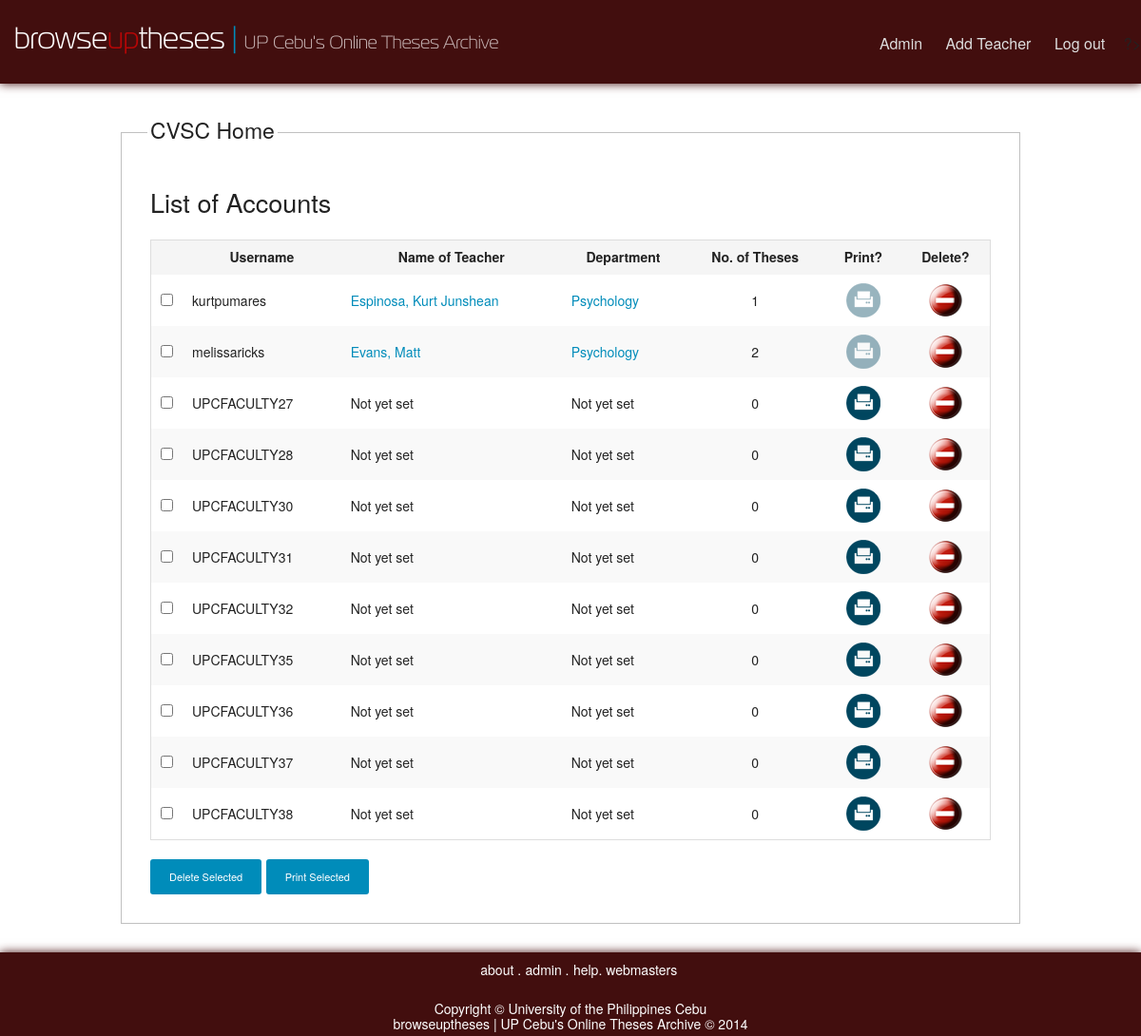
Screenshot of /admin.php (signed in) with the database file from the repository.
### tables this page shows
CREATE TABLE IF NOT EXISTS `faculty` (
  `fac_username` varchar(255) DEFAULT NULL,
  `fac_password` varchar(255) DEFAULT NULL,
  `faculty_id` int(11) NOT NULL AUTO_INCREMENT,
  PRIMARY KEY (`faculty_id`)
);

### admin.php (the view, shortened to what this page needs)
<?php
	$faculty_array = array();
	$faculties = mysql_query("SELECT * FROM faculty");
	while($faculty = mysql_fetch_assoc($faculties)) {
		$faculty_profile = mysql_query("SELECT * FROM faculty_profiles WHERE faculty_id = " . $faculty['faculty_id']);
		if (mysql_num_rows($faculty_profile) == 1) {
			$faculty_profile = mysql_fetch_assoc($faculty_profile);
			$faculty['department_id'] = $faculty_profile['department_id'];
			$dept = mysql_query("SELECT * FROM department WHERE department_id = " . $faculty['department_id']);
			$dept = mysql_fetch_assoc($dept);
			$faculty['department_name'] = $dept['dep_name'];
			$faculty['full_name'] = $faculty_profile['fac_lname'] . ', ' . $faculty_profile['fac_fname'];
			$thesisCount = mysql_query("SELECT COUNT(*) FROM thesis_faculty WHERE faculty_id = " . $faculty['faculty_id']);
			$thesisCount = mysql_fetch_assoc($thesisCount);
			$faculty['thesis_counts'] = $thesisCount['COUNT(*)'];
		}
		array_push($faculty_array, $faculty);
	}
?>
<!DOCTYPE html>
<html lang="en">
	<head>
		<?php include('fronts/meta.php'); ?>
	</head>
	<body>
		<div id="main-wrapper">
			<?php include('fronts/header.php'); ?>
			<div id="wrap">
				<div id="main">
					<div class="row">
						<div class="small-12 columns collapse">
						<fieldset>
							<legend><h4>CVSC Home</h4></legend>
							<h3>List of Accounts</h3>
						    <div id="facultyList" style="margin: 20px auto">
						    	<table style="width: 100%">
						    		<thead>
							    		<tr>
							    			<th></th>
							    			<th>Username</th>
							    			<th>Name of Teacher</th>
							    			<th>Department</th>
							    			<th>No. of Theses</th>
							    			<th>Print?</th>
							    			<th>Delete?</th>
							    		</tr>
						    		</thead>
						    		<tbody>
					    			<?php foreach ($faculty_array as $faculty) : ?>
										<tr>
											<td style="width: 0">
												<input type="checkbox" class="checkbox" form="toDeleteMultiple" name="faculty_id[<?= $faculty['faculty_id']; ?>]" value="<?= $faculty['faculty_id']; ?>"
												onselect="document.getElementById('deleteSelected').disabled = false">
											</td>
											<td><?= $faculty['fac_username']; ?></td>
							    			<td style="text-align: left">
							    				<?php if (isset($faculty['full_name'])) { ?>
							    					<a href="facultyWorks.php?id=<?= $faculty['faculty_id']; ?>"><?= $faculty['full_name']; ?></a>
							    				<?php } else { ?>
							    					<span>Not yet set</span>
							    				<?php } ?>
							    			</td>
							    			<td style="text-align: left">
							    				<?php if (isset($faculty['department_name'])) { ?>
							    					<a href="department.php?id=<?= $faculty['department_id']; ?>"><?= $faculty['department_name']; ?></a>
							    				<?php } else { ?>
							    					<span>Not yet set</span>
							    				<?php } ?>
							    			</td>
							    			<td style="text-align: center"><?= (isset($faculty['thesis_counts'])) ? $faculty['thesis_counts'] : 0; ?></td>
							    			<td style="text-align: center">
							    				<a href="#" title="Print out this account" <?= (!isset($faculty['full_name'])) ? 'data-reveal-id="print_' . $faculty['faculty_id'] . '" data-reveal' : 'style="opacity: .4"'; ?>>
							    					<img id="print" src="images/print-tiny.png" alt="Edit" style="height: 50%" >
							    				</a>
							    			</td>
											<td style="text-align: center">
							    				<a href="#" title="Remove this account" data-reveal-id="myModal_<?=$faculty['faculty_id']?>" data-reveal>
							    					<img id="delete" src="images/delete-tiny.png" alt="Edit" style="height: 50%">
							    				</a>
							    			</td>
							    		</tr>
									<?php endforeach; ?>
						    		</tbody>
						    	</table>
						    </div>
						    <a href="#" class="button tiny radius" data-reveal-id="deleteSelectedModal" data-reveal>Delete Selected</a>
							<a href="#" class="button tiny radius" data-reveal-id="printSelectedModal" data-reveal>Print Selected</a>
						</fieldset>
						</div>
					</div>
				</div>
			</div>
		</div>
		<?php include('fronts/footer.php'); ?>
	</body>
</html>

### fronts/meta.php (shortened to what this page needs)
<link rel="stylesheet" type="text/css" href="css/foundation.min.css">
<link rel="stylesheet" type="text/css" href="css/normalize.css">
<link rel="stylesheet" type="text/css" href="css/bootstrap-responsive.css">
<link rel="stylesheet" type="text/css" href="css/fonts.css">
<link rel="stylesheet" type="text/css" href="css/styles.css">

### fronts/header.php (shortened to what this page needs)
<header id="top">
	<div class="row">
		<div class="small-7 columns collapse">
			<h1 id="brand" style="font-family: 'Magistral C'">
				<a href="home.php">
					<span style="color: #fff">browse</span><span style="color: #B80606">up</span><span style="color: #fff">theses</span> |
				</a>
				<small style="color: #C4B1B1">UP Cebu's Online Theses Archive</small>
			</h1>
		</div>
	</div>
	<div class="right" style="margin-top: -50px;">
		<?php
			if (isset($_SESSION['user_id'])) {
				$checkAuth = explode('_', $_SESSION['user_id'])[0];
				if ($checkAuth == 'f') { ?>
					<a href="faculty.php">My Theses</a>
					<a href="department.php">Department Theses</a>
					<a href="addEntry.php">Add Thesis</a>
					<a href="setProfile.php">Account Settings</a>
				<?php } else { ?>
					<a href="admin.php">Admin</a>
					<a href="#" data-reveal-id="addTeacherModal" data-reveal>Add Teacher</a>
			<?php } ?>
			<a href="#" data-reveal-id="logoutModal" data-reveal>Log out</a>
			<?php } ?>
		?>
	</div>
</header>

### fronts/footer.php
<footer class="large-12" style="text-align: center; color: white; padding: 5px;">
	<div class="center foot row" style="margin: auto">
		<ul>
			<a style="font-size: 14px; color: white;" href="#">about .</a>
			<a style="font-size: 14px; color: white;" href="addEntry.php">admin .</a>
			<a style="font-size: 14px; color: white;" href="#">help. </a>
			<a style="font-size: 14px; color: white;" href="#">webmasters</a>
		</ul>
		<span style="font-size: 14px;color: white;">Copyright &copy; University of the Philippines Cebu</span><br>
		<span style="font-size: 14px;color: white;">browseuptheses | UP Cebu's Online Theses Archive © 2014</span>
	</div>
</footer>

### css/styles.css (style rules this page uses)
html { height: 100%; }
body { margin: 0 auto; font-family: 'Segoe UI Semilight', 'Helvetica Neue', Helvetica, Arial, sans-serif; }
#main-wrapper { min-height: 100%; padding-bottom: 87px; }
footer { margin-top: -87px; }
#wrap { max-width: 980px; margin: 30px auto; position: relative; }
.row { margin-left: 0; }
fieldset { padding: 30px; }
header, footer { background-color: #420E0E; -webkit-box-shadow: 0 0 10px #420E0E; -moz-box-shadow: 0 0 10px #420E0E; box-shadow: 0 0 10px #420E0E; }
table thead tr th { text-align: center; }
tbody tr td:first-child { font-weight: bold; width: 20%; }

### fronts/header.php (style rules this page uses)
.right a { color: #ddd; padding: 5px; margin-right: 10px; width: 50px; -webkit-transition: all .2s linear; -moz-transition: all .2s linear; transition: all .2s linear; }

### rows the page displays
faculty: fac_username "kurtpumares", full_name "Espinosa, Kurt Junshean", department_name "Psychology", thesis_counts "1"
faculty: fac_username "melissaricks", full_name "Evans, Matt", department_name "Psychology", thesis_counts "2"
faculty: fac_username "UPCFACULTY27", shows "Not yet set", shows "0"
faculty: fac_username "UPCFACULTY28", shows "Not yet set", shows "0"
faculty: fac_username "UPCFACULTY30", shows "Not yet set"
faculty: fac_username "UPCFACULTY31", shows "Not yet set", shows "0"
faculty: fac_username "UPCFACULTY32", shows "Not yet set", shows "0"
faculty: fac_username "UPCFACULTY35", shows "Not yet set", shows "0"
faculty: fac_username "UPCFACULTY36", shows "Not yet set", shows "0"
faculty: fac_username "UPCFACULTY37", shows "Not yet set", shows "0"
faculty: fac_username "UPCFACULTY38", shows "Not yet set", shows "0"
